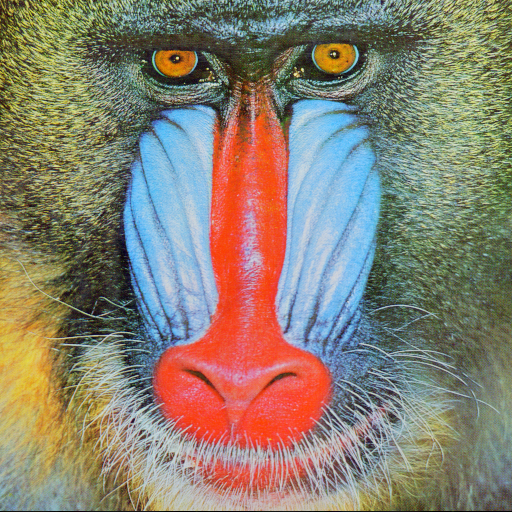
#> input picture assignments/A2-interpolation-super-resolution/data/4.2.03.tiff, 512 x 512 px
$ python run_assignment.py
#> lines starting #> are read from the running program, lines starting #| are printed output that depends on the picture
### assignments/A2-interpolation-super-resolution/code/a2_eval.py
"""Data loading, content-based image selection, metrics, and timing."""
from __future__ import annotations

import hashlib
import time
from pathlib import Path

import numpy as np
from PIL import Image
from scipy import ndimage
from skimage.metrics import structural_similarity

DATASET = Path(__file__).resolve().parents[2] / "A1" / "misc"
SYNTHETIC = {"gray21.512.tiff", "ruler.512.tiff"}


def load_gray(path: Path) -> np.ndarray:
    """ITU-R BT.601 luma on encoded values (PIL 'L'), returned as float64 0..255."""
    with Image.open(path) as im:
#> im is the input picture: PIL image 512x512 RGB; mean R, G, B 137.4, 128.9, 113.1
        return np.asarray(im.convert("L"), dtype=np.float64)
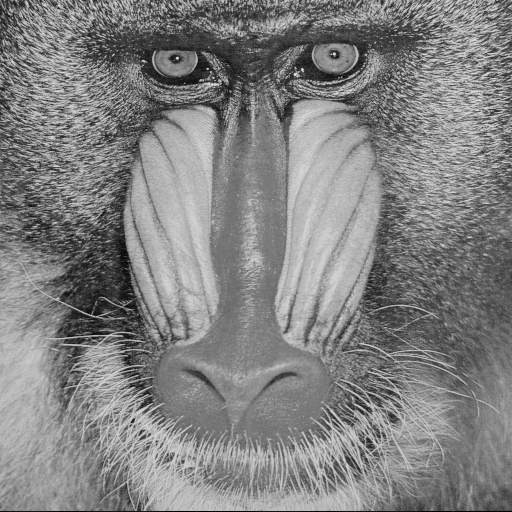
#> returned value: shape (512, 512) float64; min 0, max 231, mean 129.6


def sha256(path: Path) -> str:
    return hashlib.sha256(path.read_bytes()).hexdigest()[:16]


# [53 lines left out: functions candidate_files, content_features, farthest_point_selection, score, not called in this run]


def psnr(ref: np.ndarray, est: np.ndarray) -> float:
    mse = float(np.mean((ref - np.clip(est, 0, 255)) ** 2))
    return float("inf") if mse == 0 else 10 * np.log10(255.0**2 / mse)


# [9 lines left out: function region_masks, not called in this run]


def region_psnr(ref: np.ndarray, raw: np.ndarray, masks: dict[str, np.ndarray]) -> dict[str, float]:
    err = (ref - np.clip(raw, 0, 255)) ** 2
    return {f"psnr_{k}": float(10 * np.log10(255.0**2 / max(err[m].mean(), 1e-12))) for k, m in masks.items()}


# ----------------------------------------------------------------------------- timing
# [10 lines left out: function time_call, not called in this run]

### assignments/A2-interpolation-super-resolution/code/run_assignment.py
"""Assignment 2 — Interpolation-Based Super-Resolution: compute every required result and figure.

Usage (from submission/):  python code/run_assignment.py
Outputs: results/*.csv, results/lr/*.png, figures/*.png
"""
from __future__ import annotations

import os

os.environ.setdefault("OMP_NUM_THREADS", "1")
os.environ.setdefault("VECLIB_MAXIMUM_THREADS", "1")

import json
import platform
import sys
from pathlib import Path

import cv2
import matplotlib

matplotlib.use("Agg")
import matplotlib.pyplot as plt
import numpy as np
import pandas as pd
import scipy
import skimage

HERE = Path(__file__).resolve().parent
ROOT = HERE.parent
sys.path.insert(0, str(HERE))

import a2_eval as ev  # noqa: E402
import a2_ops as ops  # noqa: E402

ev.DATASET = ROOT / "data"
RESULTS, FIGURES = ROOT / "results", ROOT / "figures"
SCALES = (2, 4, 8)
IMAGES = {  # selected by a pre-registered content rule (see README), before any SR score was computed
    "4.2.03.tiff": "Mandrill — dense fur/hair texture",
    "7.1.02.tiff": "Aerial jet on sand — large smooth areas, sparse strong edges",
    "7.1.03.tiff": "Tank — mid-frequency structure on grainy background",
    "4.2.06.tiff": "Sailboat on lake — mixed: foliage texture, water, sky, thin mast",
}
METHODS = ("nearest", "bilinear", "quad_local", "spline2", "bicubic_a05", "spline3", "spline4", "spline5", "lanczos3")
LABELS = {
    "nearest": "Nearest (0)", "bilinear": "Bilinear (1)", "quad_local": "Quadratic local (2)",
    "spline2": "Quadratic B-spline (2)", "bicubic_a05": "Bicubic Keys a=-0.5 (3)", "spline3": "Cubic B-spline (3)",
    "spline4": "Quartic B-spline (4)", "spline5": "Quintic B-spline (5)", "lanczos3": "Lanczos-3 (sinc ref.)",
}
cv2.setNumThreads(1)


def load() -> dict[str, np.ndarray]:
    return {n: ev.load_gray(ev.DATASET / n) for n in IMAGES}
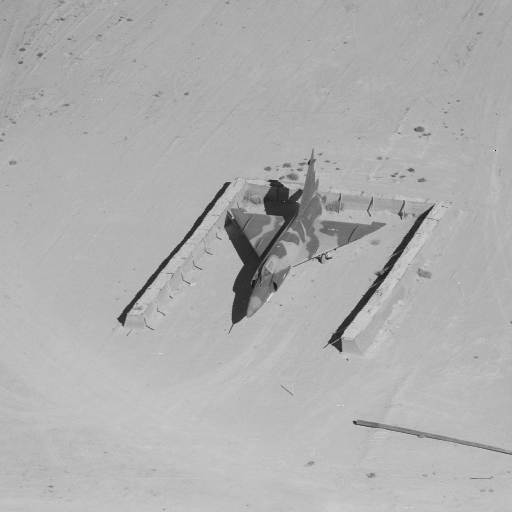
#> input picture assignments/A2-interpolation-super-resolution/data/7.1.02.tiff, 512 x 512 px
#> in load_gray, im is the input picture: PIL image 512x512 L; min 3, max 250, mean 175.3
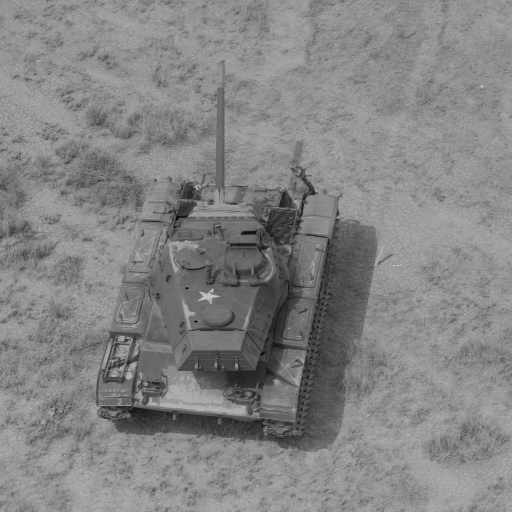
#> input picture assignments/A2-interpolation-super-resolution/data/7.1.03.tiff, 512 x 512 px
#> in load_gray, im is the input picture: PIL image 512x512 L; min 12, max 223, mean 132.4


# [9 lines left out: function make_lrs, not called in this run]


def local_overshoot(lr, raw, s):
    import a2_neighborhood_min as nbm
    return nbm.local_range_overshoot(lr, raw, s)


# [175 lines left out: functions quality, runtime, crop_boxes, fig_originals_and_lr, fig_sr_grids, fig_full_examples and 3 more, not called in this run]


def main() -> None:
    RESULTS.mkdir(exist_ok=True)
    FIGURES.mkdir(exist_ok=True)
    images = load()
    lrs = make_lrs(images)
    df = quality(images, lrs)
    rt = runtime(lrs)
    fig_originals_and_lr(images, lrs)
    fig_sr_grids(images, lrs)
    fig_full_examples(images, lrs)
    fig_quality_vs_scale(df)
    fig_runtime_vs_quality(df, rt)
    fig_artifacts(images, lrs)
    env = {"python": platform.python_version(), "platform": platform.platform(), "numpy": np.__version__,
           "scipy": scipy.__version__, "scikit-image": skimage.__version__, "opencv": cv2.__version__,
           "threads": 1, "conda_env": "eda311",
           "hashes": {n: ev.sha256(ev.DATASET / n) for n in IMAGES}}
    (RESULTS / "environment.json").write_text(json.dumps(env, indent=2))
    pd.set_option("display.width", 200)
    print(df.pivot_table(index="label", columns="scale", values=["psnr", "ssim"], aggfunc="mean").round(3))
    print(rt.pivot_table(index=["track", "label"], columns="scale", values="ms_median").round(3))


if __name__ == "__main__":
#> (the run stopped early here; a loop or call above may not have finished)
